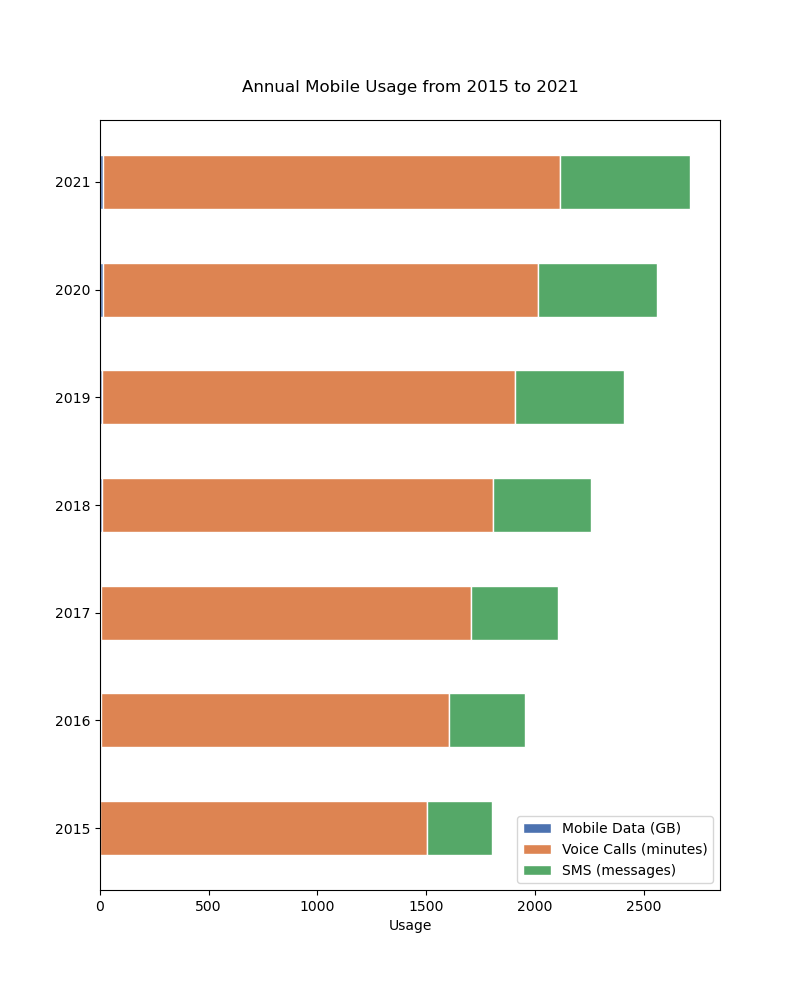

The Python source for this figure:

import matplotlib.pyplot as plt

# Data
years = ['2015', '2016', '2017', '2018', '2019', '2020', '2021']
mobile_data = [2, 3, 5, 7, 10, 12, 15]
voice_calls = [1500, 1600, 1700, 1800, 1900, 2000, 2100]
sms = [300, 350, 400, 450, 500, 550, 600]

# Plot
fig, ax = plt.subplots(figsize=(8, 10))

ax.barh(years, mobile_data, color='#4c72b0', edgecolor='white', height=0.5, label='Mobile Data (GB)')
ax.barh(years, voice_calls, left=mobile_data, color='#dd8452', edgecolor='white', height=0.5, label='Voice Calls (minutes)')
ax.barh(years, sms, left=[i + j for i, j in zip(mobile_data, voice_calls)], color='#55a868', edgecolor='white', height=0.5, label='SMS (messages)')

# Labels and Title
ax.set_xlabel('Usage')
ax.set_title('Annual Mobile Usage from 2015 to 2021', pad=20)
ax.legend(loc='lower right')

# Display the plot
plt.show()
